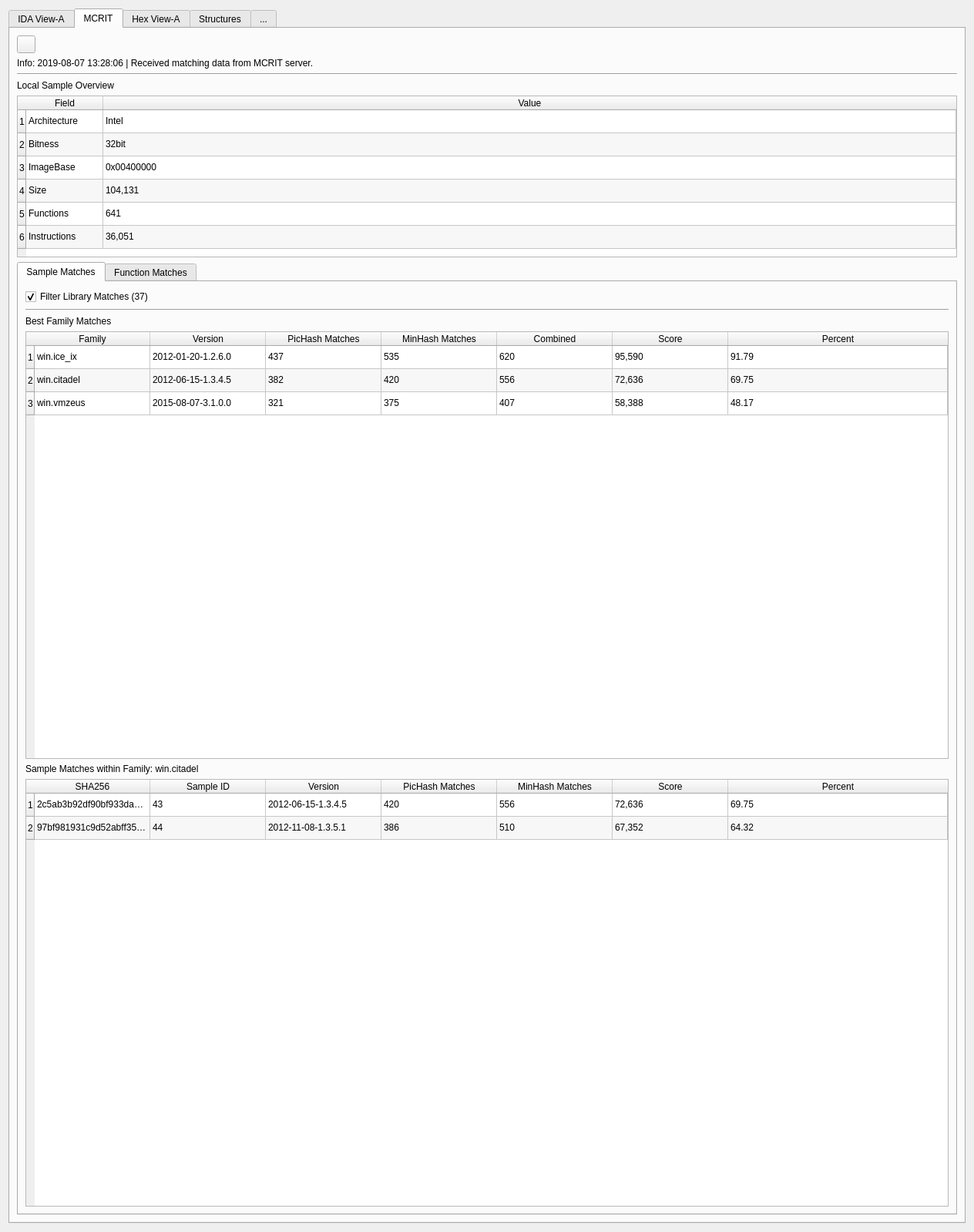
<?xml version="1.0" encoding="UTF-8"?>
<ui version="4.0">
 <class>Form</class>
 <widget class="QWidget" name="Form">
  <property name="geometry">
   <rect>
    <x>0</x>
    <y>0</y>
    <width>1264</width>
    <height>1599</height>
   </rect>
  </property>
  <property name="windowTitle">
   <string>Form</string>
  </property>
  <layout class="QHBoxLayout" name="horizontalLayout">
   <property name="sizeConstraint">
    <enum>QLayout::SetNoConstraint</enum>
   </property>
   <item>
    <widget class="QTabWidget" name="tabIdaMockWidget">
     <property name="sizePolicy">
      <sizepolicy hsizetype="MinimumExpanding" vsizetype="MinimumExpanding">
       <horstretch>0</horstretch>
       <verstretch>0</verstretch>
      </sizepolicy>
     </property>
     <property name="currentIndex">
      <number>1</number>
     </property>
     <widget class="QWidget" name="tabIdaView">
      <attribute name="title">
       <string>IDA View-A</string>
      </attribute>
     </widget>
     <widget class="QWidget" name="tabMcritView">
      <attribute name="title">
       <string>MCRIT</string>
      </attribute>
      <layout class="QVBoxLayout" name="verticalLayout">
       <item>
        <widget class="QToolButton" name="toolButton">
         <property name="toolTip">
          <string>&lt;html&gt;&lt;head/&gt;&lt;body&gt;&lt;p&gt;Convert IDB to SMDA Report&lt;/p&gt;&lt;/body&gt;&lt;/html&gt;</string>
         </property>
         <property name="text">
          <string/>
         </property>
         <property name="icon">
          <iconset>
           <normaloff>../../../../../../Documents/glyphicons-pro/glyphicons-basic-2-2/png/glyphicons-basic-86-reload.png</normaloff>../../../../../../Documents/glyphicons-pro/glyphicons-basic-2-2/png/glyphicons-basic-86-reload.png</iconset>
         </property>
        </widget>
       </item>
       <item>
        <widget class="QLabel" name="label_4">
         <property name="text">
          <string>Info: 2019-08-07 13:28:06 | Received matching data from MCRIT server.</string>
         </property>
        </widget>
       </item>
       <item>
        <widget class="Line" name="line">
         <property name="orientation">
          <enum>Qt::Horizontal</enum>
         </property>
        </widget>
       </item>
       <item>
        <widget class="QLabel" name="label_3">
         <property name="text">
          <string>Local Sample Overview</string>
         </property>
        </widget>
       </item>
       <item>
        <widget class="QTableWidget" name="tableWidget">
         <property name="sizePolicy">
          <sizepolicy hsizetype="MinimumExpanding" vsizetype="MinimumExpanding">
           <horstretch>0</horstretch>
           <verstretch>0</verstretch>
          </sizepolicy>
         </property>
         <property name="minimumSize">
          <size>
           <width>0</width>
           <height>210</height>
          </size>
         </property>
         <property name="verticalScrollBarPolicy">
          <enum>Qt::ScrollBarAsNeeded</enum>
         </property>
         <property name="autoScroll">
          <bool>true</bool>
         </property>
         <property name="alternatingRowColors">
          <bool>true</bool>
         </property>
         <attribute name="horizontalHeaderStretchLastSection">
          <bool>true</bool>
         </attribute>
         <row>
          <property name="text">
           <string>1</string>
          </property>
         </row>
         <row>
          <property name="text">
           <string>2</string>
          </property>
         </row>
         <row>
          <property name="text">
           <string>3</string>
          </property>
         </row>
         <row>
          <property name="text">
           <string>4</string>
          </property>
         </row>
         <row>
          <property name="text">
           <string>5</string>
          </property>
         </row>
         <row>
          <property name="text">
           <string>6</string>
          </property>
         </row>
         <column>
          <property name="text">
           <string>Field</string>
          </property>
         </column>
         <column>
          <property name="text">
           <string>Value</string>
          </property>
         </column>
         <item row="0" column="0">
          <property name="text">
           <string>Architecture</string>
          </property>
         </item>
         <item row="0" column="1">
          <property name="text">
           <string>Intel</string>
          </property>
         </item>
         <item row="1" column="0">
          <property name="text">
           <string>Bitness</string>
          </property>
         </item>
         <item row="1" column="1">
          <property name="text">
           <string>32bit</string>
          </property>
         </item>
         <item row="2" column="0">
          <property name="text">
           <string>ImageBase</string>
          </property>
         </item>
         <item row="2" column="1">
          <property name="text">
           <string>0x00400000</string>
          </property>
         </item>
         <item row="3" column="0">
          <property name="text">
           <string>Size</string>
          </property>
         </item>
         <item row="3" column="1">
          <property name="text">
           <string>104,131</string>
          </property>
         </item>
         <item row="4" column="0">
          <property name="text">
           <string>Functions</string>
          </property>
         </item>
         <item row="4" column="1">
          <property name="text">
           <string>641</string>
          </property>
         </item>
         <item row="5" column="0">
          <property name="text">
           <string>Instructions</string>
          </property>
         </item>
         <item row="5" column="1">
          <property name="text">
           <string>36,051</string>
          </property>
         </item>
        </widget>
       </item>
       <item>
        <widget class="QTabWidget" name="tabMcritWidget">
         <property name="enabled">
          <bool>true</bool>
         </property>
         <property name="sizePolicy">
          <sizepolicy hsizetype="MinimumExpanding" vsizetype="MinimumExpanding">
           <horstretch>1</horstretch>
           <verstretch>1</verstretch>
          </sizepolicy>
         </property>
         <property name="maximumSize">
          <size>
           <width>20000</width>
           <height>20000</height>
          </size>
         </property>
         <property name="currentIndex">
          <number>0</number>
         </property>
         <widget class="QWidget" name="tabSampleMatches">
          <attribute name="title">
           <string>Sample Matches</string>
          </attribute>
          <layout class="QVBoxLayout" name="verticalLayout_2">
           <item>
            <widget class="QCheckBox" name="checkBox">
             <property name="text">
              <string>Filter Library Matches (37)</string>
             </property>
             <property name="checked">
              <bool>true</bool>
             </property>
            </widget>
           </item>
           <item>
            <widget class="Line" name="line_2">
             <property name="orientation">
              <enum>Qt::Horizontal</enum>
             </property>
            </widget>
           </item>
           <item>
            <widget class="QLabel" name="label">
             <property name="text">
              <string>Best Family Matches</string>
             </property>
            </widget>
           </item>
           <item>
            <widget class="QTableWidget" name="familyMatchTable">
             <property name="alternatingRowColors">
              <bool>true</bool>
             </property>
             <property name="sortingEnabled">
              <bool>true</bool>
             </property>
             <attribute name="horizontalHeaderCascadingSectionResizes">
              <bool>false</bool>
             </attribute>
             <attribute name="horizontalHeaderDefaultSectionSize">
              <number>150</number>
             </attribute>
             <attribute name="horizontalHeaderMinimumSectionSize">
              <number>64</number>
             </attribute>
             <attribute name="horizontalHeaderStretchLastSection">
              <bool>true</bool>
             </attribute>
             <row>
              <property name="text">
               <string>1</string>
              </property>
             </row>
             <row>
              <property name="text">
               <string>2</string>
              </property>
             </row>
             <row>
              <property name="text">
               <string>3</string>
              </property>
             </row>
             <column>
              <property name="text">
               <string>Family</string>
              </property>
             </column>
             <column>
              <property name="text">
               <string>Version</string>
              </property>
             </column>
             <column>
              <property name="text">
               <string>PicHash Matches</string>
              </property>
             </column>
             <column>
              <property name="text">
               <string>MinHash Matches</string>
              </property>
             </column>
             <column>
              <property name="text">
               <string>Combined</string>
              </property>
             </column>
             <column>
              <property name="text">
               <string>Score</string>
              </property>
             </column>
             <column>
              <property name="text">
               <string>Percent</string>
              </property>
             </column>
             <item row="0" column="0">
              <property name="text">
               <string>win.ice_ix</string>
              </property>
             </item>
             <item row="0" column="1">
              <property name="text">
               <string>2012-01-20-1.2.6.0</string>
              </property>
             </item>
             <item row="0" column="2">
              <property name="text">
               <string>437</string>
              </property>
             </item>
             <item row="0" column="3">
              <property name="text">
               <string>535</string>
              </property>
             </item>
             <item row="0" column="4">
              <property name="text">
               <string>620</string>
              </property>
             </item>
             <item row="0" column="5">
              <property name="text">
               <string>95,590</string>
              </property>
             </item>
             <item row="0" column="6">
              <property name="text">
               <string>91.79</string>
              </property>
             </item>
             <item row="1" column="0">
              <property name="text">
               <string>win.citadel</string>
              </property>
             </item>
             <item row="1" column="1">
              <property name="text">
               <string>2012-06-15-1.3.4.5</string>
              </property>
             </item>
             <item row="1" column="2">
              <property name="text">
               <string>382</string>
              </property>
             </item>
             <item row="1" column="3">
              <property name="text">
               <string>420</string>
              </property>
             </item>
             <item row="1" column="4">
              <property name="text">
               <string>556</string>
              </property>
             </item>
             <item row="1" column="5">
              <property name="text">
               <string>72,636</string>
              </property>
             </item>
             <item row="1" column="6">
              <property name="text">
               <string>69.75</string>
              </property>
             </item>
             <item row="2" column="0">
              <property name="text">
               <string>win.vmzeus</string>
              </property>
             </item>
             <item row="2" column="1">
              <property name="text">
               <string>2015-08-07-3.1.0.0</string>
              </property>
             </item>
             <item row="2" column="2">
              <property name="text">
               <string>321</string>
              </property>
             </item>
             <item row="2" column="3">
              <property name="text">
               <string>375</string>
              </property>
             </item>
             <item row="2" column="4">
              <property name="text">
               <string>407</string>
              </property>
             </item>
             <item row="2" column="5">
              <property name="text">
               <string>58,388</string>
              </property>
             </item>
             <item row="2" column="6">
              <property name="text">
               <string>48.17</string>
              </property>
             </item>
            </widget>
           </item>
           <item>
            <widget class="QLabel" name="label_2">
             <property name="text">
              <string>Sample Matches within Family: win.citadel</string>
             </property>
            </widget>
           </item>
           <item>
            <widget class="QTableWidget" name="sampleMatchTable">
             <property name="alternatingRowColors">
              <bool>true</bool>
             </property>
             <attribute name="horizontalHeaderDefaultSectionSize">
              <number>150</number>
             </attribute>
             <attribute name="horizontalHeaderStretchLastSection">
              <bool>true</bool>
             </attribute>
             <row>
              <property name="text">
               <string>1</string>
              </property>
             </row>
             <row>
              <property name="text">
               <string>2</string>
              </property>
             </row>
             <column>
              <property name="text">
               <string>SHA256</string>
              </property>
             </column>
             <column>
              <property name="text">
               <string>Sample ID</string>
              </property>
             </column>
             <column>
              <property name="text">
               <string>Version</string>
              </property>
             </column>
             <column>
              <property name="text">
               <string>PicHash Matches</string>
              </property>
             </column>
             <column>
              <property name="text">
               <string>MinHash Matches</string>
              </property>
             </column>
             <column>
              <property name="text">
               <string>Score</string>
              </property>
             </column>
             <column>
              <property name="text">
               <string>Percent</string>
              </property>
             </column>
             <item row="0" column="0">
              <property name="text">
               <string>2c5ab3b92df90bf933da41bc1f3dfb140331c39c0d2d9381913fa73d2cc2ab74</string>
              </property>
             </item>
             <item row="0" column="1">
              <property name="text">
               <string>43</string>
              </property>
             </item>
             <item row="0" column="2">
              <property name="text">
               <string>2012-06-15-1.3.4.5</string>
              </property>
             </item>
             <item row="0" column="3">
              <property name="text">
               <string>420</string>
              </property>
             </item>
             <item row="0" column="4">
              <property name="text">
               <string>556</string>
              </property>
             </item>
             <item row="0" column="5">
              <property name="text">
               <string>72,636</string>
              </property>
             </item>
             <item row="0" column="6">
              <property name="text">
               <string>69.75</string>
              </property>
             </item>
             <item row="1" column="0">
              <property name="text">
               <string>97bf981931c9d52abff35eef3ede355e51c61014fad6c9f2698f15d24c14335a</string>
              </property>
             </item>
             <item row="1" column="1">
              <property name="text">
               <string>44</string>
              </property>
             </item>
             <item row="1" column="2">
              <property name="text">
               <string>2012-11-08-1.3.5.1</string>
              </property>
             </item>
             <item row="1" column="3">
              <property name="text">
               <string>386</string>
              </property>
             </item>
             <item row="1" column="4">
              <property name="text">
               <string>510</string>
              </property>
             </item>
             <item row="1" column="5">
              <property name="text">
               <string>67,352</string>
              </property>
             </item>
             <item row="1" column="6">
              <property name="text">
               <string>64.32</string>
              </property>
             </item>
            </widget>
           </item>
          </layout>
         </widget>
         <widget class="QWidget" name="tabFunctionMatches">
          <attribute name="title">
           <string>Function Matches</string>
          </attribute>
          <layout class="QVBoxLayout" name="verticalLayout_3">
           <item>
            <widget class="QCheckBox" name="checkBox_2">
             <property name="text">
              <string>Filter to Library Functions</string>
             </property>
            </widget>
           </item>
           <item>
            <widget class="QComboBox" name="comboBox">
             <item>
              <property name="text">
               <string>MinHash Threshold: 80</string>
              </property>
             </item>
            </widget>
           </item>
           <item>
            <widget class="Line" name="line_3">
             <property name="orientation">
              <enum>Qt::Horizontal</enum>
             </property>
            </widget>
           </item>
           <item>
            <widget class="QLabel" name="label_5">
             <property name="text">
              <string>Local Functions</string>
             </property>
            </widget>
           </item>
           <item>
            <widget class="QTableWidget" name="tableWidget_2">
             <attribute name="horizontalHeaderDefaultSectionSize">
              <number>150</number>
             </attribute>
             <attribute name="horizontalHeaderStretchLastSection">
              <bool>true</bool>
             </attribute>
             <row>
              <property name="text">
               <string>1</string>
              </property>
             </row>
             <row>
              <property name="text">
               <string>2</string>
              </property>
             </row>
             <row>
              <property name="text">
               <string>3</string>
              </property>
             </row>
             <row>
              <property name="text">
               <string>4</string>
              </property>
             </row>
             <row>
              <property name="text">
               <string>5</string>
              </property>
             </row>
             <row>
              <property name="text">
               <string>6</string>
              </property>
             </row>
             <row>
              <property name="text">
               <string>7</string>
              </property>
             </row>
             <row>
              <property name="text">
               <string>8</string>
              </property>
             </row>
             <row>
              <property name="text">
               <string>9</string>
              </property>
             </row>
             <column>
              <property name="text">
               <string>Offset</string>
              </property>
             </column>
             <column>
              <property name="text">
               <string>Function Name</string>
              </property>
             </column>
             <column>
              <property name="text">
               <string>PicHash Family</string>
              </property>
             </column>
             <column>
              <property name="text">
               <string>PicHash Sample</string>
              </property>
             </column>
             <column>
              <property name="text">
               <string>MinHash Family</string>
              </property>
             </column>
             <column>
              <property name="text">
               <string>MinHash Sample</string>
              </property>
             </column>
             <column>
              <property name="text">
               <string>LibraryMatch?</string>
              </property>
             </column>
             <item row="0" column="0">
              <property name="text">
               <string>0x407BF0</string>
              </property>
             </item>
             <item row="0" column="1">
              <property name="text">
               <string>sub_407BF0</string>
              </property>
             </item>
             <item row="0" column="2">
              <property name="text">
               <string>4</string>
              </property>
             </item>
             <item row="0" column="3">
              <property name="text">
               <string>10</string>
              </property>
             </item>
             <item row="0" column="4">
              <property name="text">
               <string>6</string>
              </property>
             </item>
             <item row="0" column="5">
              <property name="text">
               <string>13</string>
              </property>
             </item>
             <item row="1" column="0">
              <property name="text">
               <string>0x407BD0</string>
              </property>
             </item>
             <item row="1" column="1">
              <property name="text">
               <string>start</string>
              </property>
             </item>
             <item row="1" column="2">
              <property name="text">
               <string>6</string>
              </property>
             </item>
             <item row="1" column="3">
              <property name="text">
               <string>16</string>
              </property>
             </item>
             <item row="1" column="4">
              <property name="text">
               <string>8</string>
              </property>
             </item>
             <item row="1" column="5">
              <property name="text">
               <string>21</string>
              </property>
             </item>
             <item row="2" column="0">
              <property name="text">
               <string>0x407CA4</string>
              </property>
             </item>
             <item row="2" column="1">
              <property name="text">
               <string>sub_407CA4</string>
              </property>
             </item>
             <item row="2" column="2">
              <property name="text">
               <string>4</string>
              </property>
             </item>
             <item row="2" column="3">
              <property name="text">
               <string>11</string>
              </property>
             </item>
             <item row="2" column="4">
              <property name="text">
               <string>7</string>
              </property>
             </item>
             <item row="2" column="5">
              <property name="text">
               <string>13</string>
              </property>
             </item>
             <item row="3" column="0">
              <property name="text">
               <string>0x40CC2E</string>
              </property>
             </item>
             <item row="3" column="1">
              <property name="text">
               <string>rc4init</string>
              </property>
             </item>
             <item row="3" column="2">
              <property name="text">
               <string>12</string>
              </property>
             </item>
             <item row="3" column="3">
              <property name="text">
               <string>34</string>
              </property>
             </item>
             <item row="3" column="4">
              <property name="text">
               <string>17</string>
              </property>
             </item>
             <item row="3" column="5">
              <property name="text">
               <string>51</string>
              </property>
             </item>
             <item row="3" column="6">
              <property name="text">
               <string>YES</string>
              </property>
             </item>
             <item row="4" column="0">
              <property name="text">
               <string>0x4100D2</string>
              </property>
             </item>
             <item row="4" column="1">
              <property name="text">
               <string>sub_4100D2</string>
              </property>
             </item>
             <item row="4" column="2">
              <property name="text">
               <string>6</string>
              </property>
             </item>
             <item row="4" column="3">
              <property name="text">
               <string>16</string>
              </property>
             </item>
             <item row="4" column="4">
              <property name="text">
               <string>8</string>
              </property>
             </item>
             <item row="4" column="5">
              <property name="text">
               <string>19</string>
              </property>
             </item>
             <item row="5" column="0">
              <property name="text">
               <string>0x410693</string>
              </property>
             </item>
             <item row="5" column="1">
              <property name="text">
               <string>sub_410693</string>
              </property>
             </item>
             <item row="5" column="2">
              <property name="text">
               <string>4</string>
              </property>
             </item>
             <item row="5" column="3">
              <property name="text">
               <string>11</string>
              </property>
             </item>
             <item row="5" column="4">
              <property name="text">
               <string>6</string>
              </property>
             </item>
             <item row="5" column="5">
              <property name="text">
               <string>12</string>
              </property>
             </item>
             <item row="6" column="0">
              <property name="text">
               <string>0x41BD03</string>
              </property>
             </item>
             <item row="6" column="1">
              <property name="text">
               <string>sub_41bD03</string>
              </property>
             </item>
             <item row="6" column="2">
              <property name="text">
               <string>3</string>
              </property>
             </item>
             <item row="6" column="3">
              <property name="text">
               <string>8</string>
              </property>
             </item>
             <item row="6" column="4">
              <property name="text">
               <string>3</string>
              </property>
             </item>
             <item row="6" column="5">
              <property name="text">
               <string>8</string>
              </property>
             </item>
             <item row="7" column="0">
              <property name="text">
               <string>0x41C551</string>
              </property>
             </item>
             <item row="7" column="1">
              <property name="text">
               <string>sub_41C551</string>
              </property>
             </item>
             <item row="7" column="2">
              <property name="text">
               <string>4</string>
              </property>
             </item>
             <item row="7" column="3">
              <property name="text">
               <string>10</string>
              </property>
             </item>
             <item row="7" column="4">
              <property name="text">
               <string>5</string>
              </property>
             </item>
             <item row="7" column="5">
              <property name="text">
               <string>11</string>
              </property>
             </item>
             <item row="8" column="0">
              <property name="text">
               <string>0x41CAD1</string>
              </property>
             </item>
             <item row="8" column="1">
              <property name="text">
               <string>sub_41CAD1</string>
              </property>
             </item>
             <item row="8" column="2">
              <property name="text">
               <string>5</string>
              </property>
             </item>
             <item row="8" column="3">
              <property name="text">
               <string>14</string>
              </property>
             </item>
             <item row="8" column="4">
              <property name="text">
               <string>6</string>
              </property>
             </item>
             <item row="8" column="5">
              <property name="text">
               <string>16</string>
              </property>
             </item>
            </widget>
           </item>
           <item>
            <widget class="QLabel" name="label_6">
             <property name="text">
              <string>Matches</string>
             </property>
            </widget>
           </item>
           <item>
            <widget class="QTableWidget" name="tableWidget_3">
             <attribute name="horizontalHeaderDefaultSectionSize">
              <number>150</number>
             </attribute>
             <attribute name="horizontalHeaderStretchLastSection">
              <bool>true</bool>
             </attribute>
             <row>
              <property name="text">
               <string>1</string>
              </property>
             </row>
             <row>
              <property name="text">
               <string>2</string>
              </property>
             </row>
             <row>
              <property name="text">
               <string>3</string>
              </property>
             </row>
             <row>
              <property name="text">
               <string>4</string>
              </property>
             </row>
             <row>
              <property name="text">
               <string>5</string>
              </property>
             </row>
             <column>
              <property name="text">
               <string>SHA256</string>
              </property>
             </column>
             <column>
              <property name="text">
               <string>Family</string>
              </property>
             </column>
             <column>
              <property name="text">
               <string>Version</string>
              </property>
             </column>
             <column>
              <property name="text">
               <string>Sample ID</string>
              </property>
             </column>
             <column>
              <property name="text">
               <string>Pichash Match</string>
              </property>
             </column>
             <column>
              <property name="text">
               <string>MinHash Score</string>
              </property>
             </column>
             <column>
              <property name="text">
               <string>Label</string>
              </property>
             </column>
             <column>
              <property name="text">
               <string>LibraryMatch?</string>
              </property>
             </column>
             <item row="0" column="0">
              <property name="text">
               <string>2c5ab3b92df90bf933da41bc1f3dfb140331c39c0d2d9381913fa73d2cc2ab74</string>
              </property>
             </item>
             <item row="0" column="1">
              <property name="text">
               <string>win.citadel</string>
              </property>
             </item>
             <item row="0" column="2">
              <property name="text">
               <string>2012-06-15-1.3.4.5</string>
              </property>
             </item>
             <item row="0" column="3">
              <property name="text">
               <string>43</string>
              </property>
             </item>
             <item row="0" column="4">
              <property name="text">
               <string>no</string>
              </property>
             </item>
             <item row="0" column="5">
              <property name="text">
               <string>92</string>
              </property>
             </item>
             <item row="0" column="6">
              <property name="text">
               <string/>
              </property>
             </item>
             <item row="0" column="7">
              <property name="text">
               <string>no</string>
              </property>
             </item>
             <item row="1" column="0">
              <property name="text">
               <string>3dfb140331c39c0d2d9381913fa73d2cc2ab742c5ab3b92df90bf933da41bc1f</string>
              </property>
             </item>
             <item row="1" column="1">
              <property name="text">
               <string>win.citadel</string>
              </property>
             </item>
             <item row="1" column="2">
              <property name="text">
               <string>2013-12-18-2.0.c.0</string>
              </property>
             </item>
             <item row="1" column="3">
              <property name="text">
               <string>12</string>
              </property>
             </item>
             <item row="1" column="4">
              <property name="text">
               <string>no</string>
              </property>
             </item>
             <item row="1" column="5">
              <property name="text">
               <string>91</string>
              </property>
             </item>
             <item row="1" column="7">
              <property name="text">
               <string>no</string>
              </property>
             </item>
             <item row="2" column="0">
              <property name="text">
               <string>2df90bf933da41bc1f3dfb140331c39c0d2d9381913fa73d2cc2ab742c5ab3b9</string>
              </property>
             </item>
             <item row="2" column="1">
              <property name="text">
               <string>win.zeus</string>
              </property>
             </item>
             <item row="2" column="2">
              <property name="text">
               <string>2.0.8.9</string>
              </property>
             </item>
             <item row="2" column="3">
              <property name="text">
               <string>46</string>
              </property>
             </item>
             <item row="2" column="4">
              <property name="text">
               <string>no</string>
              </property>
             </item>
             <item row="2" column="5">
              <property name="text">
               <string>88</string>
              </property>
             </item>
             <item row="2" column="7">
              <property name="text">
               <string>no</string>
              </property>
             </item>
             <item row="3" column="0">
              <property name="text">
               <string>bf933da41bc1f3dfb140331c39c0d2d9381913fa73d2cc2ab742c5ab3b92df90</string>
              </property>
             </item>
             <item row="3" column="1">
              <property name="text">
               <string>win.ice_ix</string>
              </property>
             </item>
             <item row="3" column="2">
              <property name="text">
               <string>2011-08-09-1.3.4.0</string>
              </property>
             </item>
             <item row="3" column="3">
              <property name="text">
               <string>33</string>
              </property>
             </item>
             <item row="3" column="4">
              <property name="text">
               <string>no</string>
              </property>
             </item>
             <item row="3" column="5">
              <property name="text">
               <string>88</string>
              </property>
             </item>
             <item row="3" column="7">
              <property name="text">
               <string>no</string>
              </property>
             </item>
             <item row="4" column="0">
              <property name="text">
               <string>d2d9381913fa73d2cc2ab742c5ab3b92df90bf933da41bc1f3dfb140331c39c0</string>
              </property>
             </item>
             <item row="4" column="1">
              <property name="text">
               <string>win.vmzeus</string>
              </property>
             </item>
             <item row="4" column="2">
              <property name="text">
               <string>2014-04-13-v3.2.1</string>
              </property>
             </item>
             <item row="4" column="3">
              <property name="text">
               <string>34</string>
              </property>
             </item>
             <item row="4" column="4">
              <property name="text">
               <string>no</string>
              </property>
             </item>
             <item row="4" column="5">
              <property name="text">
               <string>86</string>
              </property>
             </item>
             <item row="4" column="7">
              <property name="text">
               <string>no</string>
              </property>
             </item>
            </widget>
           </item>
          </layout>
         </widget>
        </widget>
       </item>
      </layout>
     </widget>
     <widget class="QWidget" name="tabHexView">
      <attribute name="title">
       <string>Hex View-A</string>
      </attribute>
     </widget>
     <widget class="QWidget" name="tabStructures">
      <attribute name="title">
       <string>Structures</string>
      </attribute>
     </widget>
     <widget class="QWidget" name="tabMore">
      <attribute name="title">
       <string>...</string>
      </attribute>
     </widget>
    </widget>
   </item>
  </layout>
 </widget>
 <resources/>
 <connections/>
</ui>
